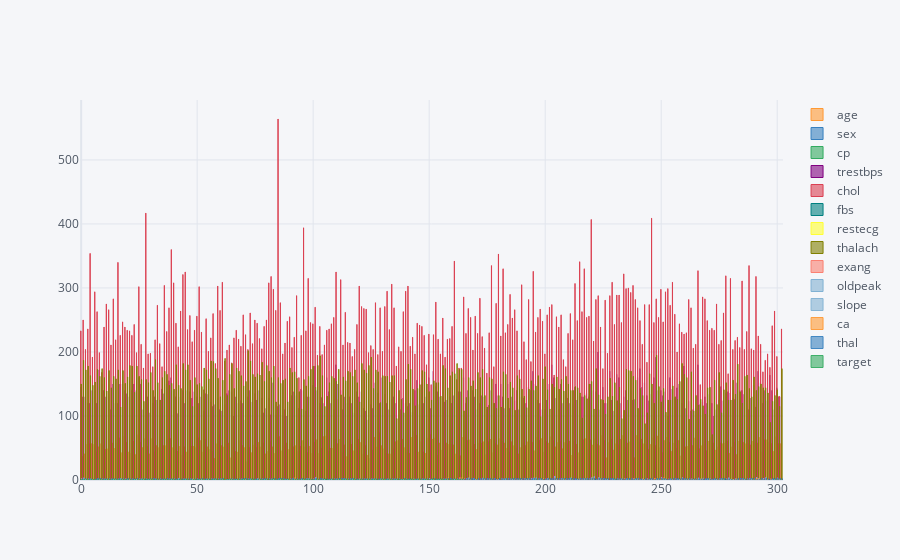

Notebook code for this chart:
### Code cell
df.iplot(kind='bar')

### Figure 1 — Plotly figure (JSON) as saved in the notebook; plotly's stock layout.template omitted (floating-point values rounded to 4 significant figures; data arrays with more than 128 entries replaced by an {"elided": "..."} marker saying what was removed)
{"data": [{"marker": {"color": "rgba(255, 153, 51, 0.6)", "line": {"color": "rgba(255, 153, 51, 1.0)", "width": 1}}, "name": "age", "orientation": "v", "text": "", "type": "bar", "x": {"elided": "303 int values"}, "y": {"elided": "303 int values"}}, {"marker": {"color": "rgba(55, 128, 191, 0.6)", "line": {"color": "rgba(55, 128, 191, 1.0)", "width": 1}}, "name": "sex", "orientation": "v", "text": "", "type": "bar", "x": {"elided": "303 int values"}, "y": {"elided": "303 int values"}}, {"marker": {"color": "rgba(50, 171, 96, 0.6)", "line": {"color": "rgba(50, 171, 96, 1.0)", "width": 1}}, "name": "cp", "orientation": "v", "text": "", "type": "bar", "x": {"elided": "303 int values"}, "y": {"elided": "303 int values"}}, {"marker": {"color": "rgba(128, 0, 128, 0.6)", "line": {"color": "rgba(128, 0, 128, 1.0)", "width": 1}}, "name": "trestbps", "orientation": "v", "text": "", "type": "bar", "x": {"elided": "303 int values"}, "y": {"elided": "303 int values"}}, {"marker": {"color": "rgba(219, 64, 82, 0.6)", "line": {"color": "rgba(219, 64, 82, 1.0)", "width": 1}}, "name": "chol", "orientation": "v", "text": "", "type": "bar", "x": {"elided": "303 int values"}, "y": {"elided": "303 int values"}}, {"marker": {"color": "rgba(0, 128, 128, 0.6)", "line": {"color": "rgba(0, 128, 128, 1.0)", "width": 1}}, "name": "fbs", "orientation": "v", "text": "", "type": "bar", "x": {"elided": "303 int values"}, "y": {"elided": "303 int values"}}, {"marker": {"color": "rgba(255, 255, 51, 0.6)", "line": {"color": "rgba(255, 255, 51, 1.0)", "width": 1}}, "name": "restecg", "orientation": "v", "text": "", "type": "bar", "x": {"elided": "303 int values"}, "y": {"elided": "303 int values"}}, {"marker": {"color": "rgba(128, 128, 0, 0.6)", "line": {"color": "rgba(128, 128, 0, 1.0)", "width": 1}}, "name": "thalach", "orientation": "v", "text": "", "type": "bar", "x": {"elided": "303 int values"}, "y": {"elided": "303 int values"}}, {"marker": {"color": "rgba(251, 128, 114, 0.6)", "line": {"color": "rgba(251, 128, 114, 1.0)", "width": 1}}, "name": "exang", "orientation": "v", "text": "", "type": "bar", "x": {"elided": "303 int values"}, "y": {"elided": "303 int values"}}, {"marker": {"color": "rgba(128, 177, 211, 0.6)", "line": {"color": "rgba(128, 177, 211, 1.0)", "width": 1}}, "name": "oldpeak", "orientation": "v", "text": "", "type": "bar", "x": {"elided": "303 int values"}, "y": {"elided": "303 float values"}}, {"marker": {"color": "rgba(128, 177, 211, 0.6)", "line": {"color": "rgba(128, 177, 211, 0.8999999999999999)", "width": 1}}, "name": "slope", "orientation": "v", "text": "", "type": "bar", "x": {"elided": "303 int values"}, "y": {"elided": "303 int values"}}, {"marker": {"color": "rgba(255, 153, 51, 0.6)", "line": {"color": "rgba(255, 153, 51, 0.8999999999999999)", "width": 1}}, "name": "ca", "orientation": "v", "text": "", "type": "bar", "x": {"elided": "303 int values"}, "y": {"elided": "303 int values"}}, {"marker": {"color": "rgba(55, 128, 191, 0.6)", "line": {"color": "rgba(55, 128, 191, 0.8999999999999999)", "width": 1}}, "name": "thal", "orientation": "v", "text": "", "type": "bar", "x": {"elided": "303 int values"}, "y": {"elided": "303 int values"}}, {"marker": {"color": "rgba(50, 171, 96, 0.6)", "line": {"color": "rgba(50, 171, 96, 0.8999999999999999)", "width": 1}}, "name": "target", "orientation": "v", "text": "", "type": "bar", "x": {"elided": "303 int values"}, "y": {"elided": "303 int values"}}], "layout": {"legend": {"bgcolor": "#F5F6F9", "font": {"color": "#4D5663"}}, "paper_bgcolor": "#F5F6F9", "plot_bgcolor": "#F5F6F9", "title": {"font": {"color": "#4D5663"}}, "xaxis": {"gridcolor": "#E1E5ED", "showgrid": true, "tickfont": {"color": "#4D5663"}, "title": {"font": {"color": "#4D5663"}, "text": ""}, "zerolinecolor": "#E1E5ED"}, "yaxis": {"gridcolor": "#E1E5ED", "showgrid": true, "tickfont": {"color": "#4D5663"}, "title": {"font": {"color": "#4D5663"}, "text": ""}, "zerolinecolor": "#E1E5ED"}}}
